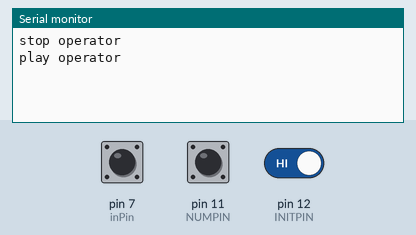
Simulated run of this sketch. Board: Arduino Uno, built with avr-gcc and run on an emulated ATmega328P. On the bench: the last lines printed to the serial monitor. Inputs (shaded band) come from the test bench; at power-on: pin 7 (inPin) LOW, pin 12 (INITPIN) HIGH, pin 11 (NUMPIN) HIGH.

Above: at 1.2 s.
1.3 s: pin 7 (inPin) driven HIGH
At 2.2 s:
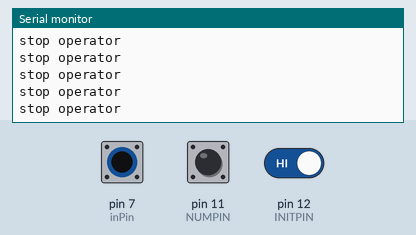
4.3 s: pin 7 (inPin) driven LOW and pin 12 (INITPIN) driven LOW
7.3 s: pin 12 (INITPIN) driven HIGH
At 8.5 s:
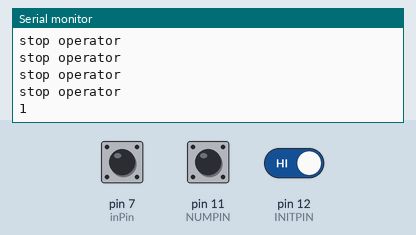
8.8 s: pin 7 (inPin) driven HIGH
At 9.8 s:
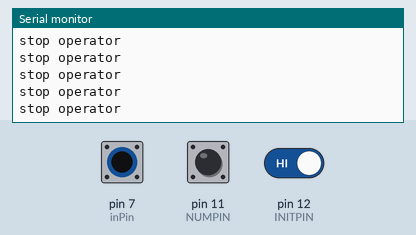
11.8 s: pin 7 (inPin) pulsed LOW 2 times (0.12 s each, 0.3 s apart)
At 12.02 s:
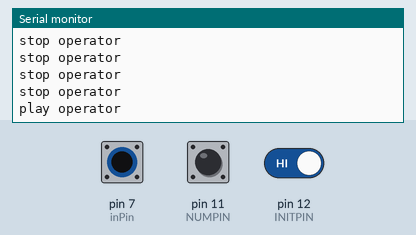

The sketch:

hook.ino
```cpp
/* Basic Digital Read and Rotary Phone Dial Reader
 * ------------------
 * This code reads whether the phone is on the hook by treating that hook like a button that is either open or depressed
AND it reads out the number dialed on a rotary phone dial by counting the pulses made by the spinning dial wheel.


 */


#define INITPIN 12
#define NUMPIN 11

int counter; // holds the pulse count for each dial spin
int currentValue = 0;
long lastDebounceTime = 0;  // the last time the output pin was toggled
long debounceDelay = 5;    // the debounce time; increase if the output flickers

int inPin = 7;   // choose the input pin (for a pushbutton)
int val = 0;     // variable for reading the pin status


void setup(){
   Serial.begin(9600);

  //configure the dial reading inputs
  pinMode(INITPIN, INPUT_PULLUP);
  pinMode(NUMPIN, INPUT_PULLUP);


 pinMode(inPin, INPUT);    // declare phone hook as input
}

void loop(){


    do { stopOperator(); } //when the phone is on the hook, don't play the operator's voice (or the dial tone)
      while (digitalRead(inPin) == HIGH ); // wait for phone to be picked up for the first time
      delay(100); // wait 100 milliseconds
   Serial.println("play operator"); // tell processing to turn on operator voice

   do { if (digitalRead (INITPIN) == LOW) { //if the wheel starts turning
                 stopOperator();  //stop the operator voice
                 readNumber(); //read and react to the numbers
                 }

   } while (digitalRead(inPin) == LOW); //while the phone is off the hook
 delay(100); //   chill for a sec


}

void stopOperator(){
  Serial.println("stop operator");
}

void endRecording(){
  Serial.println("stop recording");
}


void readNumber(){
  int initRead = digitalRead (INITPIN); // Is the wheel turning or not?
  static int lastValue = HIGH;  // holds the last read from the pulse pin.

  if (initRead == LOW) {  // If the wheel is turning....

    int newValue = digitalRead (NUMPIN); // check the pulse pin.
    if (newValue != lastValue) { // if it's CHANGED from the last read...
      lastDebounceTime = millis(); // save its clock cycle; we need to check it.
    }
    // If enough time has passed (aka, it's not just a "bounce" from the
    // analog signal)...
    if ((millis() - lastDebounceTime) > debounceDelay) {
      // and if the current value is DIFFERENT than the one you just read...
      if (currentValue != newValue) {
        currentValue = newValue; // make them the same.
        if (newValue == 1) { // If you just set it to a 1...
          counter++; // it just finished a pulse, so add one to the counter.
        }
      }
    }

    lastValue = newValue; // Your new value becomes the old one for comparison.

  } else {
// once the dial returns home and switches the initializing pin OFF,
// you can be sure that there will be no more pulses coming.
// "Counter" is the number dialed. You may now use it for whatever you want.
// This is adjusted for the special case of "0" actually being 10 pulses.

    if (counter > 0 && val!=HIGH) {
      if (counter == 10) {
      Serial.println (0);
      }

      else if(counter == 6) {      // if the number is six
            Serial.println("play response");             // play something
         }
      else if (counter == 7) {    // if the number is seven
            Serial.println("record"); //record

      }
      else {
        Serial.println (counter);
      }

// After you're done using it, reset counter so it can start again on the
// next dial.
  counter = 0;
  }

}
}
```

Measured:
- after the input at 7.3 s, the serial monitor: prints a new line after 0.08 s (image 2)
- after the input at 11.8 s, the serial monitor: prints a new line after 0.11 s (image 4)
